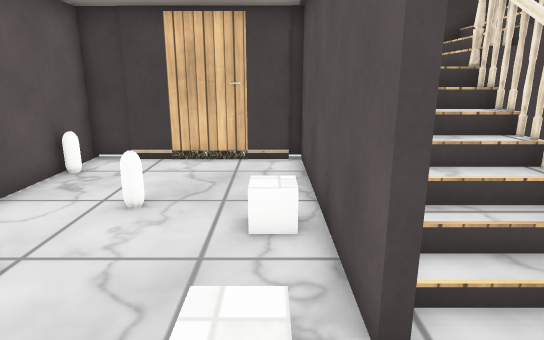
View 1 (above)

12 first-person views from a walk through a 3-D level made in the Unity game engine. The camera is 1.2 m above the floor, tilts 14° down and sees 75° across. The floor is counted in squares, 0.5 m on a side. Each view is taken from the middle of a square. On the plan, view 1 faces up. The plan holds only what a view shows up to about 20 squares ahead; the rest is blank. The place goes on beyond the plan. The player character is not drawn. Some surface patterns are stand-ins.

View 2
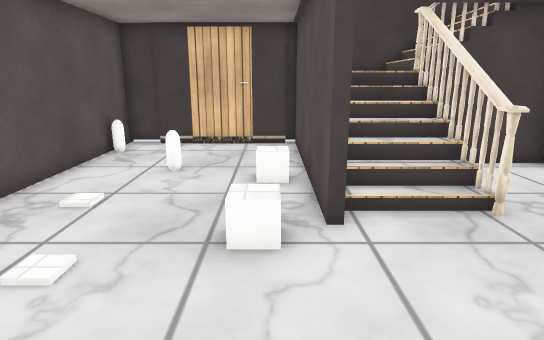

View 3
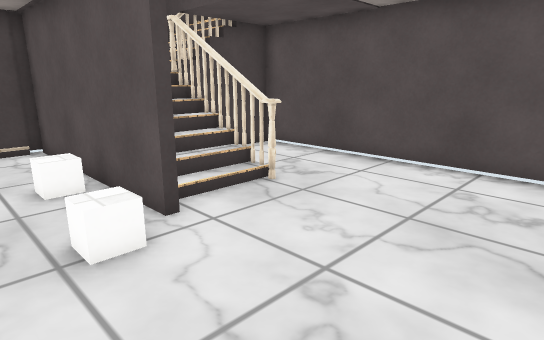

View 4
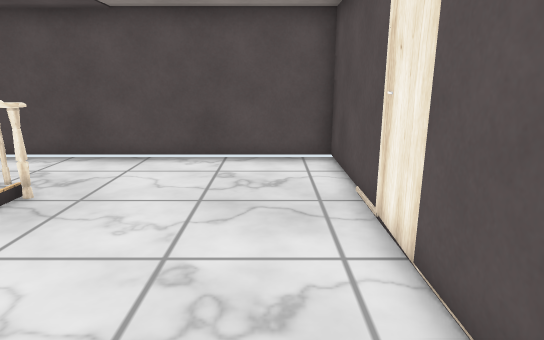

View 5
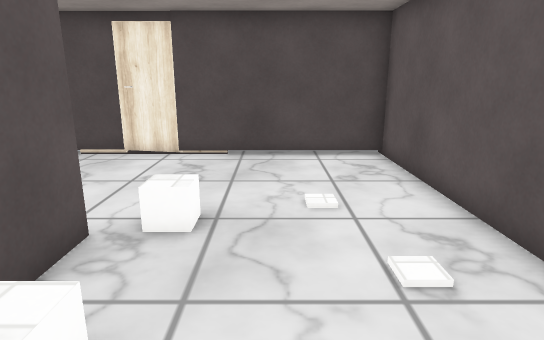

View 6
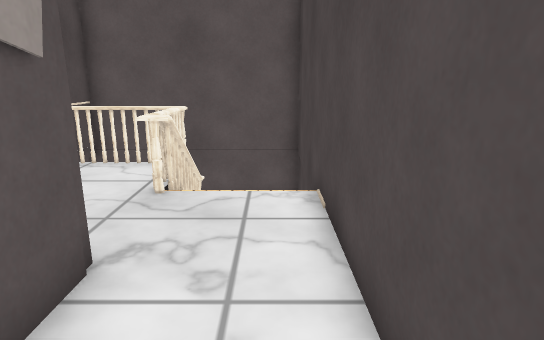

View 7
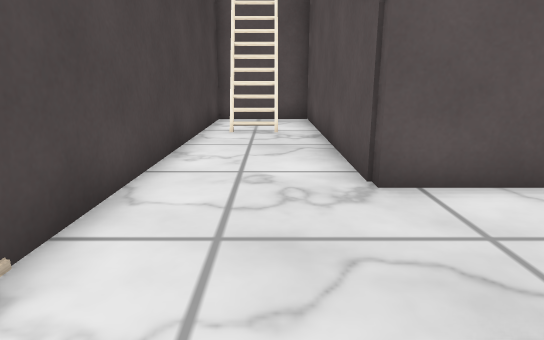

View 8
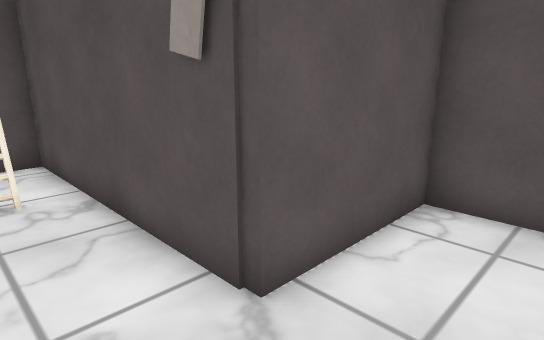

View 9
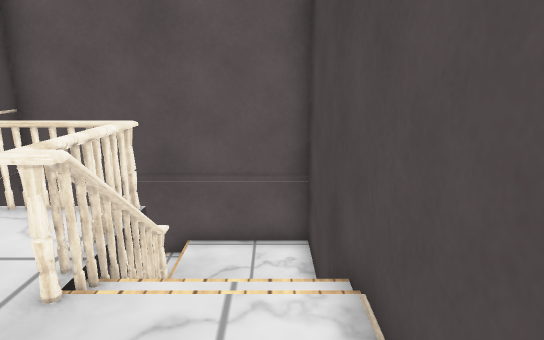

View 10
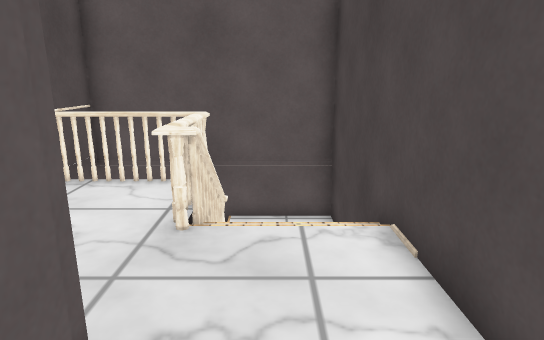

View 11
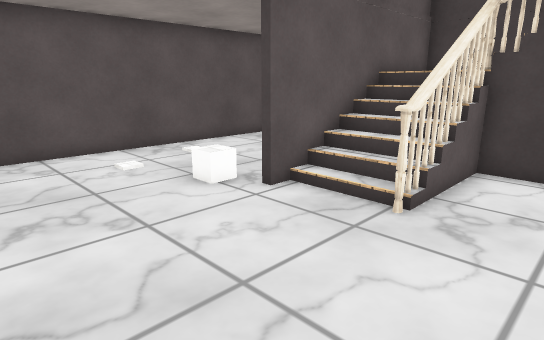

View 12
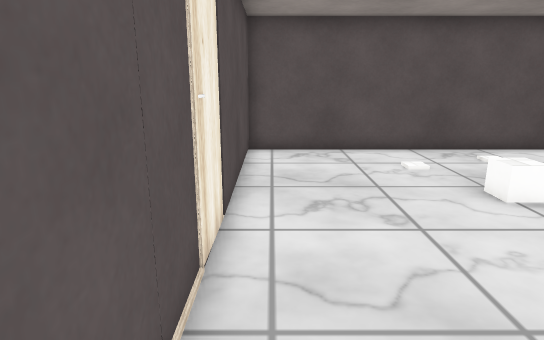

### Floor plan
Key: @ floor where view 1 was taken; # wall or solid block; . main floor; : floor 1.25 m higher than the main floor; + floor 2.25 m higher than the main floor; * floor 2.5 m higher than the main floor; / step, stairs or slope; = window, fence, low wall or low ledge; O other object.
Columns run from 6 left of view 1 to 17 right of it. Each row starts with its distance up from view 1.
 11 ########################
 10 #......#:: //+********=#
  9 #......#:: //+********=#
  8 #......#::OOOO***#######
  7 #.. ...#//#  #.**#
  6 #.....O#//#....**#
  5 #......#//O....**#
  4 #......#//O....**#
  3 #......#..O...####
  2 #.....O.......#
  1 #.............#
  0 #.....@.......#
 -1 #.............#
 -2 #.............#
 -3 #.............#
 -4 ###############

Where each view was taken, in squares from view 1:
view 1: 0 up, 0 right, facing up
view 2: 3 down, 0 right, facing up
view 3: 3 down, 2 left, facing up-right
view 4: 2 down, 3 left, facing right
view 5: 8 up, 2 left, facing down
view 6: 10 up, 15 right, facing left
view 7: 9 up, 6 right, facing right
view 8: 10 up, 8 right, facing down-right
view 9: 10 up, 11 right, facing left
view 10: 9 up, 13 right, facing left
view 11: 3 down, 7 right, facing up-left
view 12: 3 down, 7 right, facing left
